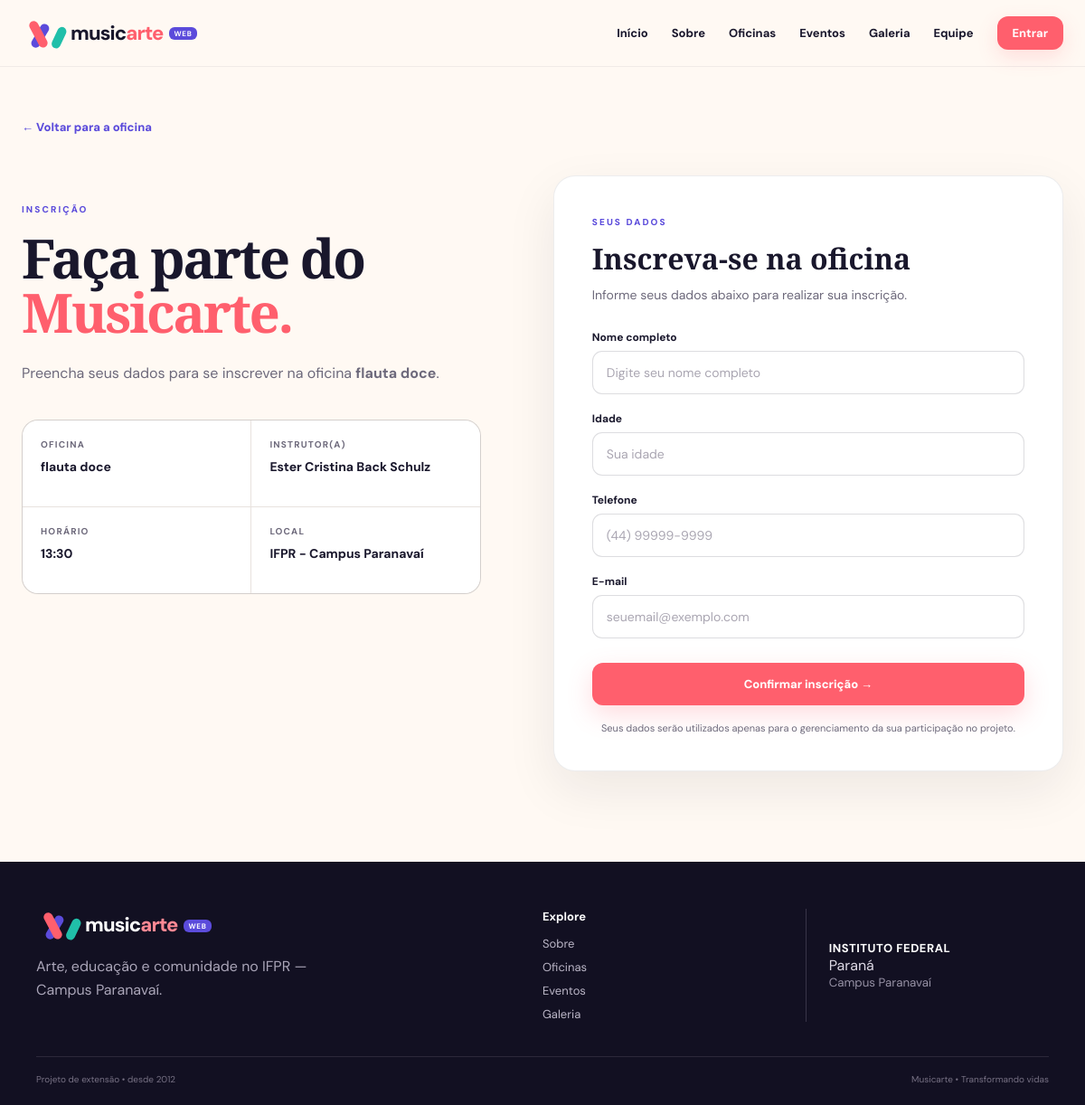
/cursos/1/inscricao/, run on the app's committed database.
### core/models.py (models this page shows, shortened)
class Curso(models.Model):
    nome=models.CharField(max_length=120)
    descricao=models.TextField()
    carga_horaria=models.PositiveIntegerField(default=20, help_text='Em horas')
    instrutor=models.ForeignKey(Instrutor,on_delete=models.SET_NULL,null=True,blank=True,related_name='cursos')
    horario=models.CharField(max_length=120, blank=True)
    local=models.CharField(max_length=150, blank=True, default='IFPR - Campus Paranavaí')
    vagas=models.PositiveIntegerField(default=20)
    imagem=models.ImageField(upload_to='cursos/', blank=True, null=True)
    ativo=models.BooleanField(default=True)
    class Meta: ordering=['nome']

class Instrutor(models.Model):
    nome=models.CharField(max_length=120)
    especialidade=models.CharField(max_length=120, blank=True)
    telefone=models.CharField(max_length=30, blank=True)
    email=models.EmailField(blank=True)
    foto=models.ImageField(upload_to='instrutores/', blank=True, null=True)
    ativo=models.BooleanField(default=True)
    def __str__(self): return self.nome
    class Meta: ordering=['nome']

### core/views.py (the view)
def inscricao_oficina(request, pk):
    curso = get_object_or_404(Curso, pk=pk, ativo=True)
    matriculas_ativas = Matricula.objects.filter(
        curso=curso,
        status="ATIVA"
    ).count()
    vagas_disponiveis = max(curso.vagas - matriculas_ativas, 0)
    if vagas_disponiveis <= 0:
        messages.error(
            request,
            "No momento, não há vagas disponíveis para esta oficina."
        )
        return redirect("curso_detalhe", pk=curso.pk)
    if request.method == "POST":
        form = InscricaoOficinaForm(request.POST)
        if form.is_valid():
            nome = form.cleaned_data["nome"].strip()
            idade = form.cleaned_data["idade"]
            telefone = form.cleaned_data["telefone"].strip()
            email = form.cleaned_data["email"].strip().lower()
            aluno = Aluno.objects.filter(
                email__iexact=email
            ).first()
            if aluno is None:
                aluno = Aluno.objects.create(
                    nome=nome,
                    idade=idade,
                    telefone=telefone,
                    email=email,
                )
            else:
                aluno.nome = nome
                aluno.idade = idade
                aluno.telefone = telefone
                aluno.email = email
                aluno.save()
            matricula_existente = Matricula.objects.filter(
                aluno=aluno,
                curso=curso,
            ).first()
            if matricula_existente:
                if matricula_existente.status == "ATIVA":
                    messages.warning(
                        request,
                        "Você já está inscrito(a) nesta oficina."
                    )
                else:
                    matricula_existente.status = "ATIVA"
                    matricula_existente.save()
                    messages.success(
                        request,
                        f"Sua inscrição em {curso.nome} foi reativada com sucesso!"
                    )
                return redirect("curso_detalhe", pk=curso.pk)
            matriculas_ativas = Matricula.objects.filter(
                curso=curso,
                status="ATIVA"
            ).count()
            if matriculas_ativas >= curso.vagas:
                messages.error(
                    request,
                    "As vagas desta oficina acabaram."
                )
                return redirect("curso_detalhe", pk=curso.pk)
            Matricula.objects.create(
                aluno=aluno,
                curso=curso,
                status="ATIVA",
            )
            messages.success(
                request,
                f"Inscrição realizada com sucesso na oficina {curso.nome}!"
            )
            return redirect("curso_detalhe", pk=curso.pk)
    else:
        form = InscricaoOficinaForm()
    return render(
        request,
        "core/inscricao_oficina.html",
        {
            "curso": curso,
            "form": form,
            "vagas_disponiveis": vagas_disponiveis,
        },
    )

### core/forms.py
class InscricaoOficinaForm(forms.Form):
    nome = forms.CharField(
        max_length=120,
        label="Nome completo",
        widget=forms.TextInput(
            attrs={
                "class": "form-control",
                "placeholder": "Digite seu nome completo",
            }
        ),
    )
    idade = forms.IntegerField(
        min_value=1,
        max_value=120,
        label="Idade",
        widget=forms.NumberInput(
            attrs={
                "class": "form-control",
                "placeholder": "Sua idade",
            }
        ),
    )
    telefone = forms.CharField(
        max_length=30,
        label="Telefone",
        widget=forms.TextInput(
            attrs={
                "class": "form-control",
                "placeholder": "(44) 99999-9999",
            }
        ),
    )
    email = forms.EmailField(
        label="E-mail",
        widget=forms.EmailInput(
            attrs={
                "class": "form-control",
                "placeholder": "seuemail@exemplo.com",
            }
        ),
    )

### core/templates/core/inscricao_oficina.html (shortened to what this page needs)
{% extends 'core/base.html' %}
{% block content %}
<section class="enrollment-page shell">
    <a class="back-link" href="{% url 'curso_detalhe' curso.pk %}">
        ← Voltar para a oficina
    </a>
    <div class="enrollment-layout">
        <div class="enrollment-intro">
            <span class="kicker">INSCRIÇÃO</span>
            <h1>
                Faça parte do<br>
                <em>Musicarte.</em>
            </h1>
            <p>
                Preencha seus dados para se inscrever na oficina
                <strong>{{ curso.nome }}</strong>.
            </p>
            <div class="enrollment-course-info">
                <div>
                    <small>OFICINA</small>
                    <strong>{{ curso.nome }}</strong>
                </div>
                <div>
                    <small>INSTRUTOR(A)</small>
                    <strong>{{ curso.instrutor|default:"A definir" }}</strong>
                </div>
                <div>
                    <small>HORÁRIO</small>
                    <strong>{{ curso.horario|default:"A definir" }}</strong>
                </div>
                <div>
                    <small>LOCAL</small>
                    <strong>{{ curso.local|default:"A definir" }}</strong>
                </div>
            </div>
        </div>
        <div class="enrollment-form-card">
            <span class="kicker">SEUS DADOS</span>
            <h2>Inscreva-se na oficina</h2>
            <p class="form-description">
                Informe seus dados abaixo para realizar sua inscrição.
            </p>
            <form method="post">
                {% for field in form %}
                    <div class="public-form-field">
                        <label for="{{ field.id_for_label }}">
                            {{ field.label }}
                        </label>
                        {{ field }}
                    </div>
                {% endfor %}
                <button type="submit" class="btn coral enrollment-submit">
                    Confirmar inscrição →
                </button>
            </form>
            <p class="privacy-note">
                Seus dados serão utilizados apenas para o gerenciamento
                da sua participação no projeto.
            </p>
        </div>
    </div>
</section>
{% endblock %}

### core/static/core/css/style.css (style rules this page uses)
:root { --purple:#5b4bdb;--purple2:#4437b7;--coral:#ff5f6d;--yellow:#ffc657;--aqua:#20bfa9;--cream:#fff9f3;--ink:#19172c;--muted:#6d697b;--line:#eae4e1;--white:#fff;--shadow:0 18px 55px rgba(25,23,44,.09) }
* { box-sizing:border-box }
html { scroll-behavior:smooth }
body { margin:0;background:var(--cream);color:var(--ink);font-family:'DM Sans',sans-serif }
a { text-decoration:none;color:inherit }
button,input,textarea,select { font:inherit }
.shell { width:min(1180px,calc(100% - 48px));margin-inline:auto }
.kicker { display:inline-block;color:var(--purple);font-size:10px;font-weight:800;letter-spacing:.21em }
.btn { min-height:47px;padding:0 21px;border-radius:12px;display:inline-flex;align-items:center;justify-content:center;gap:15px;font-size:13px;font-weight:800;transition:.2s }
.btn.coral { background:var(--coral);color:#fff;box-shadow:0 10px 28px rgba(255,95,109,.22) }
.back-link { display:inline-block;color:var(--purple);font-size:13px;font-weight:800;margin-bottom:28px }
.form-control,.form-card input,.form-card select,.form-card textarea,.search input { width:100%;padding:12px 14px;border:1px solid #d8d2db;border-radius:10px;background:#fff }
.enrollment-page { padding-top: 55px; padding-bottom: 100px; }
.enrollment-page > .back-link { display: inline-block; margin-bottom: 45px; }
.enrollment-layout { display: grid; grid-template-columns: minmax(0, 0.9fr) minmax(420px, 1fr); gap: 80px; align-items: start; }
.enrollment-intro { padding-top: 25px; }
.enrollment-intro h1 { margin: 15px 0 24px; font-family: "Playfair Display", serif; font-size: clamp(48px, 5vw, 70px); line-height: 1; letter-spacing: -0.04em; }
.enrollment-intro h1 em { color: var(--coral); font-style: normal; }
.enrollment-intro > p { max-width: 500px; color: var(--muted); font-size: 16px; line-height: 1.7; }
.enrollment-course-info { display: grid; grid-template-columns: 1fr 1fr; gap: 1px; margin-top: 38px; overflow: hidden; border: 1px solid rgba(31, 29, 46, 0.10); border-radius: 18px; background: rgba(31, 29, 46, 0.10); }
.enrollment-course-info > div { min-height: 95px; padding: 20px; background: #fff; }
.enrollment-course-info small { display: block; margin-bottom: 7px; color: var(--muted); font-size: 10px; font-weight: 700; letter-spacing: 0.12em; }
.enrollment-course-info strong { font-size: 14px; line-height: 1.4; }
.enrollment-form-card { padding: 38px 42px; border: 1px solid rgba(31, 29, 46, 0.08); border-radius: 24px; background: #fff; box-shadow: 0 20px 55px rgba(25, 23, 44, 0.08); }
.enrollment-form-card h2 { margin: 10px 0 8px; font-family: "Playfair Display", serif; font-size: 32px; }
.form-description { margin: 0 0 28px; color: var(--muted); font-size: 14px; line-height: 1.6; }
.public-form-field { margin-bottom: 19px; }
.public-form-field label { display: block; margin-bottom: 7px; font-size: 12px; font-weight: 700; }
.public-form-field .form-control { width: 100%; min-height: 48px; padding: 0 15px; border: 1px solid rgba(31, 29, 46, 0.15); border-radius: 11px; outline: none; background: #fff; font-family: "DM Sans", sans-serif; font-size: 14px; transition: border-color 0.2s ease, box-shadow 0.2s ease; }
.public-form-field .form-control::placeholder { color: #aaa6b2; }
.enrollment-submit { width: 100%; margin-top: 8px; border: 0; cursor: pointer; font-family: "DM Sans", sans-serif; }
.privacy-note { margin: 17px 0 0; color: var(--muted); font-size: 11px; line-height: 1.55; text-align: center; }

### data on the page
Curso: nome "flauta doce", instrutor "Ester Cristina Back Schulz", horario "13:30", local "IFPR - Campus Paranavaí"

### other printed values
{{ field.label }} "Nome completo" "Idade" "Telefone" "E-mail"
